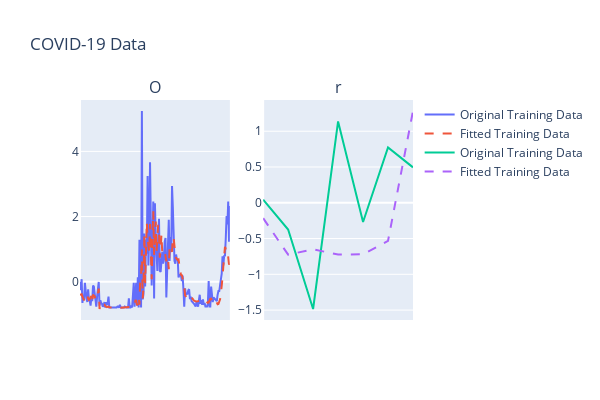

Notebook cell for this chart:
### Markdown cell above
### bidirectional LSTM

### Code cell
bilstm_model = Sequential()
bilstm_model.add(Bidirectional(LSTM(100, dropout=0.2, return_sequences=False), input_shape=(X_train_seq.shape[1], X_train_seq.shape[2])))
bilstm_model.add(Dense(8, activation='relu'))
bilstm_model.add(Dense(1, activation='linear'))
K.set_epsilon(1)
bilstm_model.compile(optimizer=Adam(learning_rate=0.001), loss=MeanAbsoluteError(), metrics=[MeanAbsolutePercentageError()])
bilstm_model.summary()


# training
early_stopping = EarlyStopping(monitor='val_loss', patience=20, restore_best_weights=True)
reduce_lr = ReduceLROnPlateau(monitor='val_loss', factor=0.9, patience=5, min_lr=0.00000001)

history = bilstm_model.fit(X_train_seq, y_train_seq, epochs=100, batch_size=16, validation_split=0.2, verbose=1)


# plot the loss function
plt.plot(history.history['loss'], label='Training loss')
plt.plot(history.history['val_loss'], label='Validation loss')
plt.legend()


# visualization the result
y_pred_train = bilstm_model.predict(X_train_seq).reshape(-1,1)
y_pred_test = bilstm_model.predict(X_test_seq).reshape(-1,1)

num_dates = len(df['Date'])
step = max(1, num_dates // 15)
display_dates = df['Date'][::step]

fig = make_subplots(
    rows=1, cols=2,
    subplot_titles=("Original Training Data"),
    shared_xaxes=True
)

fig.add_trace(go.Scatter(x=np.arange(len(X_train) - sequence_length + 1), y=y_train_seq.flatten(), mode='lines', name='Original Training Data'), row=1, col=1)
fig.add_trace(go.Scatter(x=np.arange(len(X_train) - sequence_length + 1), y=y_pred_train.flatten(), mode='lines', name='Fitted Training Data', line=dict(dash='dash')), row=1, col=1)

fig.add_trace(go.Scatter(x=np.arange(len(X_test) - sequence_length + 1), y=y_test_seq.flatten(), mode='lines', name='Original Training Data'), row=1, col=2)
fig.add_trace(go.Scatter(x=np.arange(len(X_test) - sequence_length + 1), y=y_pred_test.flatten(), mode='lines', name='Fitted Training Data', line=dict(dash='dash')), row=1, col=2)

fig.update_layout(
    height=400, width=600,
    title_text="COVID-19 Data",
    hovermode='x unified'
)

for i in range(1, 2):
    for j in range(1, 3):
        fig.update_xaxes(
            tickvals=display_dates,
            tickformat="%b %d\n%Y",
            tickangle=45,
            row=i, col=j
        )
fig.show()


# Compute score metrics
# Convert to tensors
y_true_tf = tf.convert_to_tensor(y_test_seq.reshape(-1), dtype=tf.float32)
y_pred_tf = tf.convert_to_tensor(y_pred_test.reshape(-1), dtype=tf.float32)

# Initialize the metrics
mae_metric = tf.keras.metrics.MeanAbsoluteError()
mse_metric = tf.keras.metrics.MeanSquaredError()

# Update the state with the true and predicted values
mae_metric.update_state(y_true_tf, y_pred_tf)
mse_metric.update_state(y_true_tf, y_pred_tf)

# Calculate MAE and MSE
mae = mae_metric.result().numpy()
mse = mse_metric.result().numpy()

# Calculate RMSE
rmse = np.sqrt(mse)

# Calculate R² score
total_error = tf.reduce_sum(tf.square(y_true_tf - tf.reduce_mean(y_true_tf)))
unexplained_error = tf.reduce_sum(tf.square(y_true_tf - y_pred_tf))
r2_score = 1 - tf.divide(unexplained_error, total_error).numpy()

print(f"MAE: {mae}")
print(f"RMSE: {rmse}")
print(f"R² score: {r2_score}")


# save the model
bilstm_model.save("./checkpoints/bilstm.h5")

### Figure 1 — Plotly figure (JSON) as saved in the notebook; plotly's stock layout.template omitted (floating-point values rounded to 4 significant figures; data arrays with more than 128 entries replaced by an {"elided": "..."} marker saying what was removed)
{"data": [{"mode": "lines", "name": "Original Training Data", "type": "scatter", "x": {"elided": "186 int values"}, "xaxis": "x", "y": {"elided": "185 float values"}, "yaxis": "y"}, {"line": {"dash": "dash"}, "mode": "lines", "name": "Fitted Training Data", "type": "scatter", "x": {"elided": "186 int values"}, "xaxis": "x", "y": {"elided": "185 float values"}, "yaxis": "y"}, {"mode": "lines", "name": "Original Training Data", "type": "scatter", "x": [0, 1, 2, 3, 4, 5, 6, 7], "xaxis": "x2", "y": [0.04342, -0.3734, -1.485, 1.138, -0.2692, 0.7728, 0.495], "yaxis": "y2"}, {"line": {"dash": "dash"}, "mode": "lines", "name": "Fitted Training Data", "type": "scatter", "x": [0, 1, 2, 3, 4, 5, 6, 7], "xaxis": "x2", "y": [-0.2152, -0.7252, -0.6506, -0.7238, -0.7203, -0.5324, 1.283], "yaxis": "y2"}], "layout": {"annotations": [{"font": {"size": 16}, "showarrow": false, "text": "O", "x": 0.225, "xanchor": "center", "xref": "paper", "y": 1, "yanchor": "bottom", "yref": "paper"}, {"font": {"size": 16}, "showarrow": false, "text": "r", "x": 0.775, "xanchor": "center", "xref": "paper", "y": 1, "yanchor": "bottom", "yref": "paper"}], "height": 400, "hovermode": "x unified", "title": {"text": "COVID-19 Data"}, "width": 600, "xaxis": {"anchor": "y", "domain": [0, 0.45], "tickangle": 45, "tickformat": "%b %d\n%Y", "tickvals": ["2021-04-05T00:00:00", "2021-04-18T00:00:00", "2021-05-01T00:00:00", "2021-05-14T00:00:00", "2021-05-27T00:00:00", "2021-06-09T00:00:00", "2021-06-22T00:00:00", "2021-07-05T00:00:00", "2021-07-18T00:00:00", "2021-07-31T00:00:00", "2021-08-13T00:00:00", "2021-08-26T00:00:00", "2021-09-08T00:00:00", "2021-09-21T00:00:00", "2021-10-04T00:00:00", "2021-10-17T00:00:00"]}, "xaxis2": {"anchor": "y2", "domain": [0.55, 1], "tickangle": 45, "tickformat": "%b %d\n%Y", "tickvals": ["2021-04-05T00:00:00", "2021-04-18T00:00:00", "2021-05-01T00:00:00", "2021-05-14T00:00:00", "2021-05-27T00:00:00", "2021-06-09T00:00:00", "2021-06-22T00:00:00", "2021-07-05T00:00:00", "2021-07-18T00:00:00", "2021-07-31T00:00:00", "2021-08-13T00:00:00", "2021-08-26T00:00:00", "2021-09-08T00:00:00", "2021-09-21T00:00:00", "2021-10-04T00:00:00", "2021-10-17T00:00:00"]}, "yaxis": {"anchor": "x", "domain": [0, 1]}, "yaxis2": {"anchor": "x2", "domain": [0, 1]}}}
